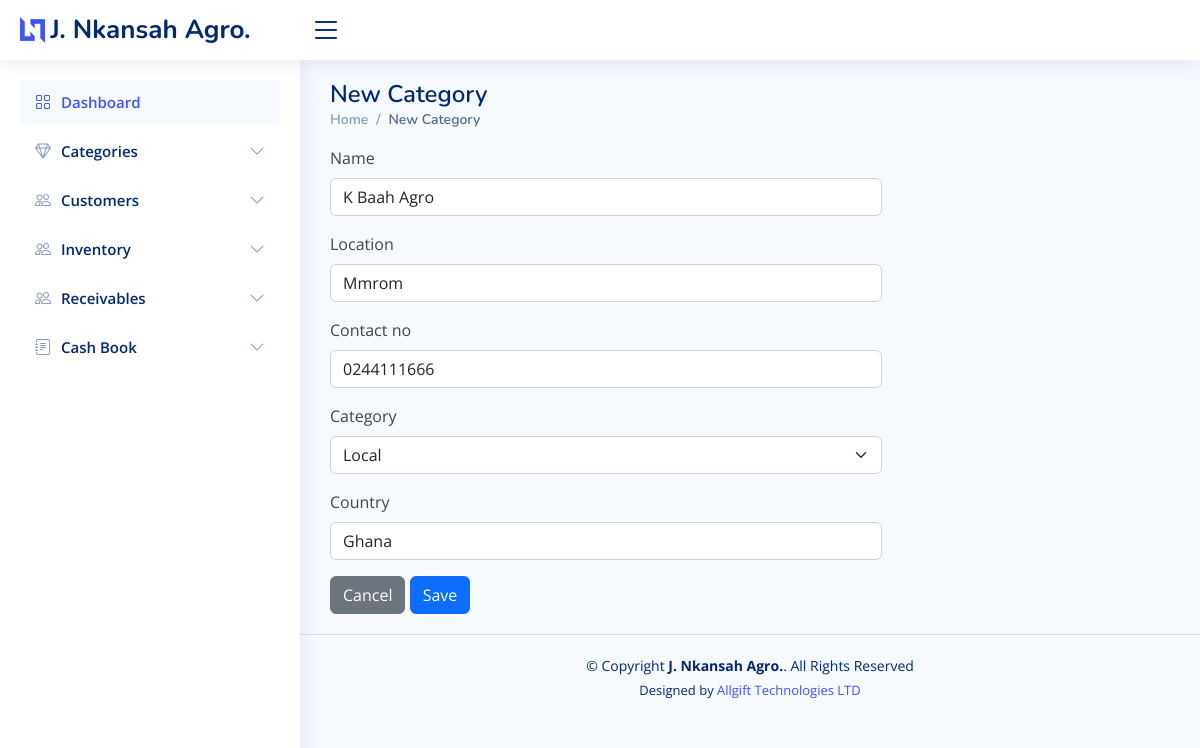
The page /inventory/customer/4/edit on the database its author committed.
### inventory/models.py (models this page shows, shortened)
class Customers(models.Model):
    name = models.CharField(max_length=50, blank=True, null=True)
    location = models.CharField(max_length=50, blank=True, null=True)
    contact_no = models.CharField(max_length=50, blank=True, null=True)
    category = models.CharField(max_length=50, choices=MARKET_CATEGORY, blank=True, null=True)
    country = models.CharField(max_length=50, blank=True, null=True)

### inventory/views.py (the view)
# urls.py: path("customer/<int:pk>/edit", views.CustomerUpdateView.as_view(), name='customer_edit'),
class CustomerUpdateView(UpdateView):
    model = Customers
    template_name = 'inventory/customers_create.html'
    fields = ['name', 'location', 'contact_no', 'category', 'country']
    success_url = reverse_lazy("customer_list")

### templates/inventory/customers_create.html (shortened to what this page needs)
{% extends 'inventory/base.html' %}
{% load crispy_forms_tags %}
{% block content %}
     <div class="pagetitle">
      <h1>New Category</h1>
      <nav>
        <ol class="breadcrumb">
          <li class="breadcrumb-item"><a href="{% url 'home' %}">Home</a></li>
          <li class="breadcrumb-item active">New Category</li>
        </ol>
      </nav>
    </div>
     <section class="section dashboard">
      <div class="row">
        <div class="col-lg-8">
            <form action="" method="post">
                {{ form|crispy }}
                <a href="{% url 'category_list' %}"><div class="btn btn-secondary">Cancel</div></a>
                <input type="submit" value='Save' class="btn btn-primary"/>
            </form>
        </div>
      </div>
    </section>
{% endblock content %}

### static/inventory/assets/css/style.css (style rules this page uses)
:root { scroll-behavior: smooth; }
body { font-family: "Open Sans", sans-serif; background: #f6f9ff; color: #444444; }
a { color: #4154f1; text-decoration: none; }
h1, h2, h3, h4, h5, h6 { font-family: "Nunito", sans-serif; }
.pagetitle { margin-bottom: 10px; }
.pagetitle h1 { font-size: 24px; margin-bottom: 0; font-weight: 600; color: #012970; }
.breadcrumb { font-size: 14px; font-family: "Nunito", sans-serif; color: #899bbd; font-weight: 600; }
.breadcrumb a { color: #899bbd; transition: 0.3s; }
.breadcrumb .breadcrumb-item::before { color: #899bbd; }
.breadcrumb .active { color: #51678f; font-weight: 600; }

### rows shown on the page
Customers: name "K Baah Agro", location "Mmrom", contact_no "0244111666", category "Local", country "Ghana"
